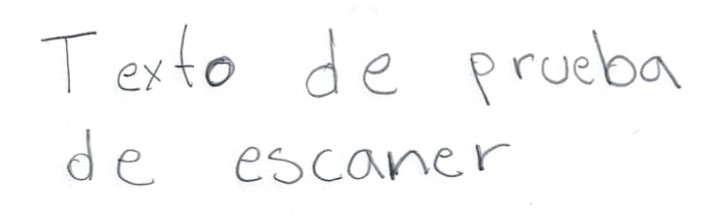
#> input picture moduloSeparadorPalabras/scaner.jpg, 702 x 219 px
$ python separarPalabras.py
#> lines starting #> are read from the running program, lines starting #| are printed output that depends on the picture; after the words box and inside, x2 and y2 are one past the last pixel; in counts of white or black regions, pixels touching at a corner belong together
#> in separar_palabras, img is the input picture: shape (219, 702, 3); mean B, G, R 250.1, 249.9, 249.9
import cv2

# Función de redimensionado
def rescaleFrame(frame, scale=.55):
    """Redimensiona una imagen manteniendo la proporción."""
#> called with scale = 0.55
    width = int(frame.shape[1] * scale)
#> width = 386
    height = int(frame.shape[0] * scale)
#> height = 120
    dimensions = (width, height)
#> dimensions = (386, 120)
    return cv2.resize(frame, dimensions, interpolation=cv2.INTER_CUBIC)
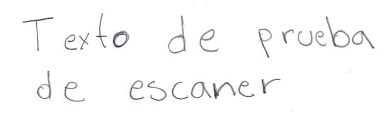
#> returned value: shape (120, 386, 3); mean of channels 0, 1, 2 250.1, 249.9, 249.8; drawn as B, G, R

# Función para separar palabras
def separar_palabras(ruta_imagen, max_palabras=100):
    """
    Separa las palabras en una imagen y verifica si supera el límite.
    """
    # Cargar la imagen
    img = cv2.imread(ruta_imagen)
    if img is None:
        return "Error: No se pudo cargar la imagen desde la ruta especificada."

    resized_img = rescaleFrame(img)

    # Convertir a escala de grises
    gray = cv2.cvtColor(resized_img, cv2.COLOR_BGR2GRAY)

    # Aplicar un umbral adaptativo para mejorar la visibilidad del texto
    _, thresh = cv2.threshold(gray, 250, 245, cv2.THRESH_BINARY_INV)
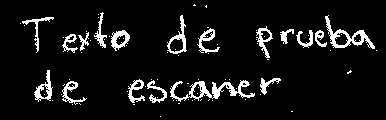
#> thresh: shape (120, 386); values 0 (black) and 245 (white), 7.9% white; 83 white regions (65 under 20 px), largest, box (x1, y1, x2, y2) and area: (170, 80, 255, 102) 621, (325, 15, 375, 49) 435, (167, 15, 187, 54) 228

    # Aplicar dilatación para unir partes de texto que puedan estar separadas
    dilated = cv2.dilate(thresh, None, iterations=2)
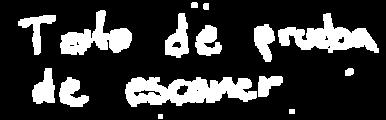
#> dilated: shape (120, 386); values 0 (black) and 245 (white), 21.4% white; 15 white regions

    # Encontrar contornos
    contours, _ = cv2.findContours(dilated, cv2.RETR_EXTERNAL, cv2.CHAIN_APPROX_SIMPLE)
#> contours = 15 contours, 1 with area under 20; largest, box (x1, y1, x2, y2) and area: (125, 77, 257, 107) 2581, (278, 13, 379, 53) 1779, (60, 10, 132, 55) 1396, (165, 13, 189, 58) 606, (32, 68, 55, 104) 495

    # Contar palabras y verificar límite
    num_palabras = 0
    for cnt in contours:
        # Filtrar contornos pequeños que no corresponden a palabras
        if cv2.contourArea(cnt) > 500:  # Ajusta este valor según tus imágenes
            num_palabras += 1
#> this loop made 15 passes
#> cnt on passes 1 to 2: [[158, 114], [158, 118], [162, 118], [162, 114]], [[289, 109], [289, 113], [294, 113], [294, 109]]
#> after the loop, num_palabras = 4

    # Verificar si se supera el límite de palabras
    if num_palabras > max_palabras:
        return f"¡La imagen supera el límite! Contiene {num_palabras} palabras."

    # Mostrar la cantidad de palabras encontradas
    return f"La imagen contiene {num_palabras} palabras."

ruta_imagen = './scaner.jpg'
resultado = separar_palabras(ruta_imagen)
#> resultado = 'La imagen contiene 4 palabras.'
print(resultado)
#| La imagen contiene 4 palabras.

$ run again, with moduloSeparadorPalabras/bosque.jpg copied over moduloSeparadorPalabras/scaner.jpg
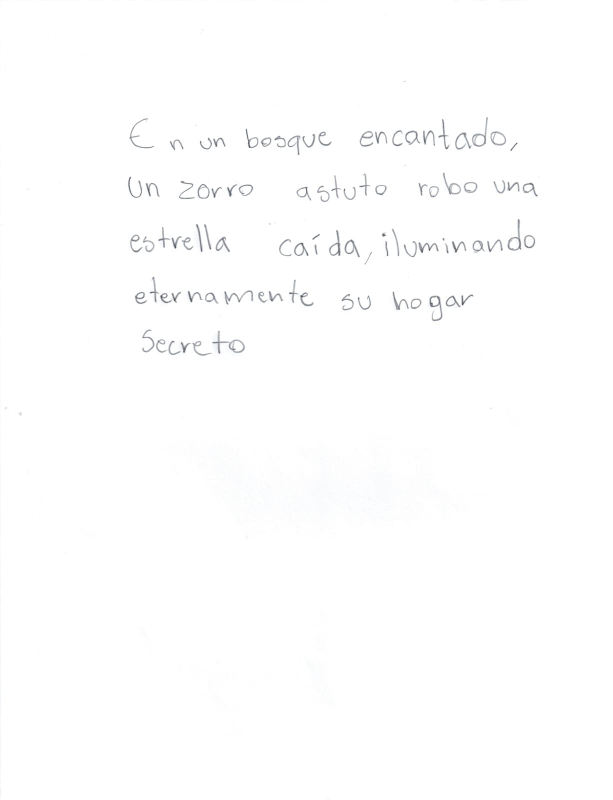
#> input picture moduloSeparadorPalabras/bosque.jpg, 1226 x 1600 px (shown at 1/2 size)
#> in separar_palabras, img is the input picture: shape (1600, 1226, 3); mean B, G, R 253.9, 253.9, 253.8
#> in separar_palabras, `_, thresh = cv2.threshold(gray, 250, 245, cv2.THRESH_BINARY_INV)`:
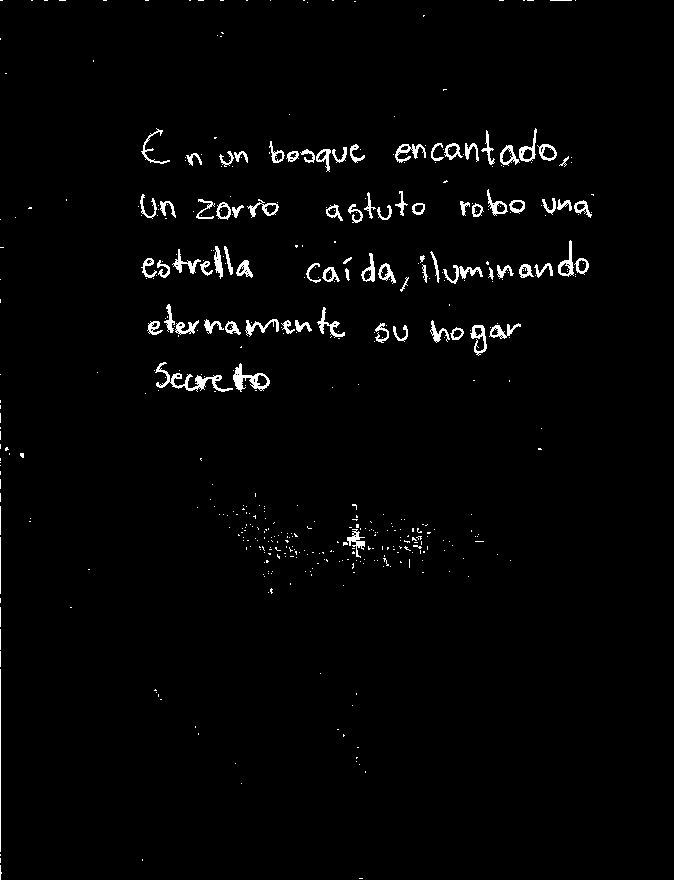
#> thresh: shape (880, 674); values 0 (black) and 245 (white), 1.9% white in thin lines or dots, all inside (x1, y1, x2, y2) = (0, 0, 594, 880)
#> in separar_palabras, `dilated = cv2.dilate(thresh, None, iterations=2)`:
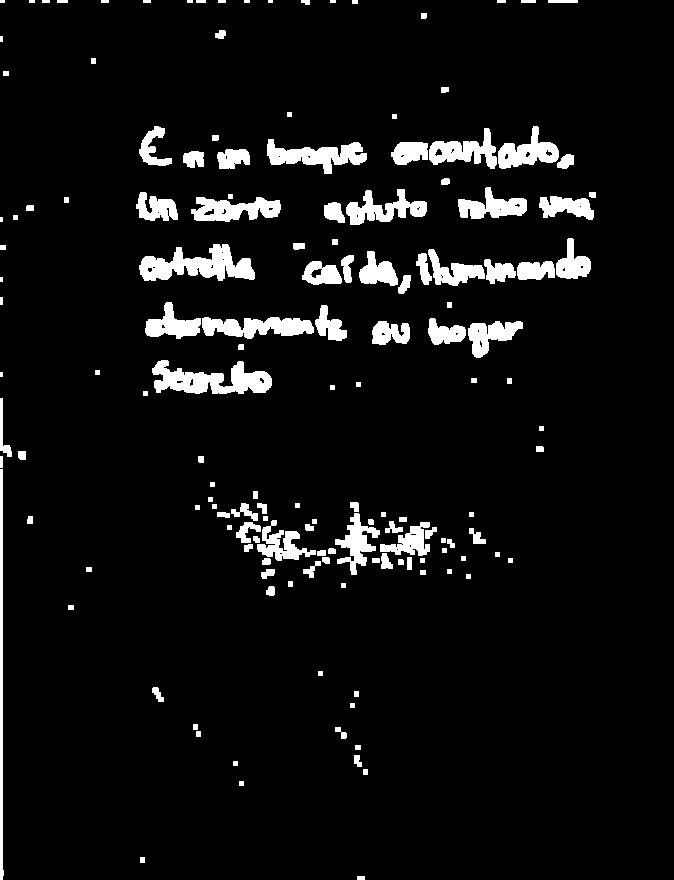
#> dilated: shape (880, 674); values 0 (black) and 245 (white), 6.3% white; 152 white regions (10 under 20 px)
#> contours = 152 contours, 50 with area under 20; largest, box (x1, y1, x2, y2) and area: (139, 244, 255, 281) 2206, (152, 360, 272, 394) 2182, (267, 139, 367, 174) 1545, (202, 317, 314, 339) 1492, (191, 197, 281, 222) 1374
#> the loop in separar_palabras, `for cnt in contours:` made 152 passes
#> cnt on passes 1 to 3: [[357, 876], [357, 879], [364, 879], [364, 876]], [[140, 857], [140, 862], [144, 862], [144, 857]], [[239, 781], [239, 785], [243, 785], [243, 781]]
#> after the loop in separar_palabras, `for cnt in contours:`: num_palabras = 27
#> resultado = 'La imagen contiene 27 palabras.'
#| La imagen contiene 27 palabras.

$ run again, with moduloSeparadorPalabras/bosqueR.jpg copied over moduloSeparadorPalabras/scaner.jpg
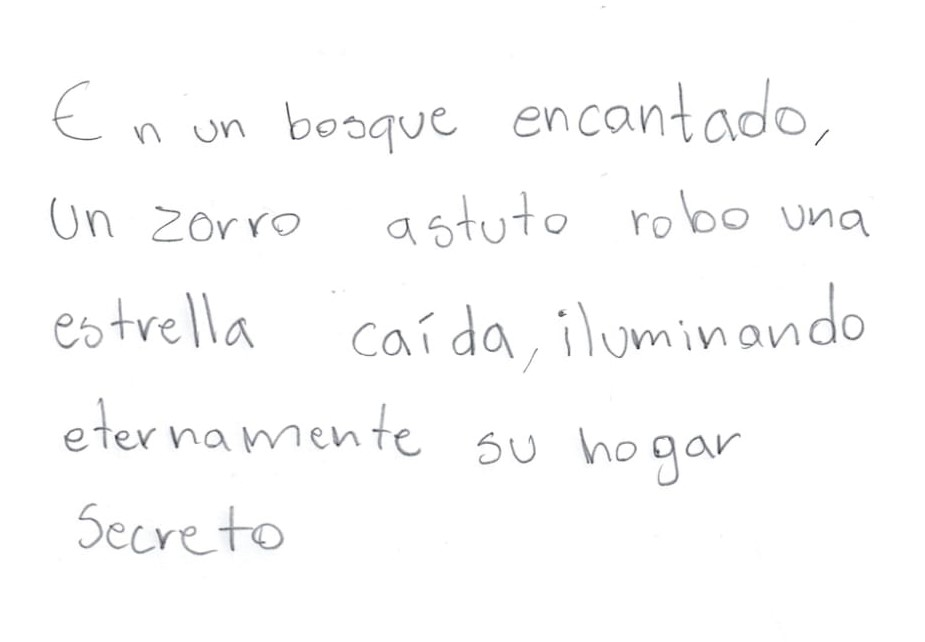
#> input picture moduloSeparadorPalabras/bosqueR.jpg, 925 x 642 px
#> in separar_palabras, img is the input picture: shape (642, 925, 3); mean B, G, R 251.7, 251.6, 251.5
#> in separar_palabras, `_, thresh = cv2.threshold(gray, 250, 245, cv2.THRESH_BINARY_INV)`:
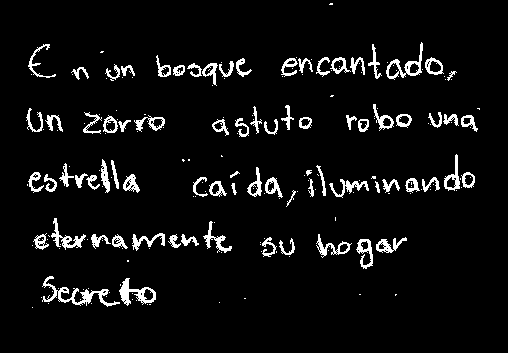
#> thresh: shape (353, 508); values 0 (black) and 245 (white), 5.8% white in thin lines or dots, all inside (x1, y1, x2, y2) = (26, 3, 480, 308)
#> in separar_palabras, `dilated = cv2.dilate(thresh, None, iterations=2)`:
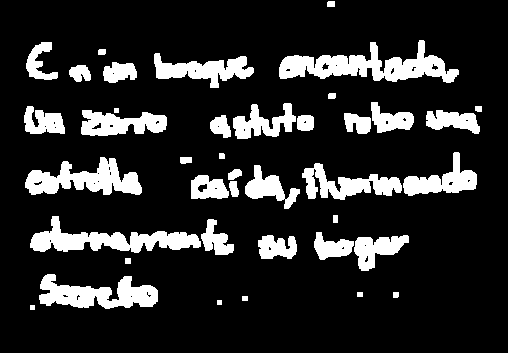
#> dilated: shape (353, 508); values 0 (black) and 245 (white), 16.1% white; 40 white regions
#> contours = 40 contours, 3 with area under 20; largest, box (x1, y1, x2, y2) and area: (279, 40, 459, 83) 3258, (30, 216, 201, 253) 2474, (25, 157, 142, 195) 2230, (39, 274, 158, 309) 2221, (302, 163, 402, 200) 1534
#> the loop in separar_palabras, `for cnt in contours:` made 40 passes
#> cnt on passes 1, 2, 3, 5, 7, 13, 28: [[30, 305], [30, 309], [34, 309], [34, 305]], [[217, 300], [217, 304], [221, 304], [221, 300]], [[242, 296], [242, 300], [247, 300], [247, 296]], [[357, 292], [357, 296], [362, 296], [362, 292]], [[125, 258], [125, 263], [130, 263], [130, 258]], [[333, 215], [333, 222], [337, 222], [337, 215]], [[114, 108], [114, 112], [118, 112], [118, 108]]
#> after the loop in separar_palabras, `for cnt in contours:`: num_palabras = 19
#> resultado = 'La imagen contiene 19 palabras.'
#| La imagen contiene 19 palabras.
